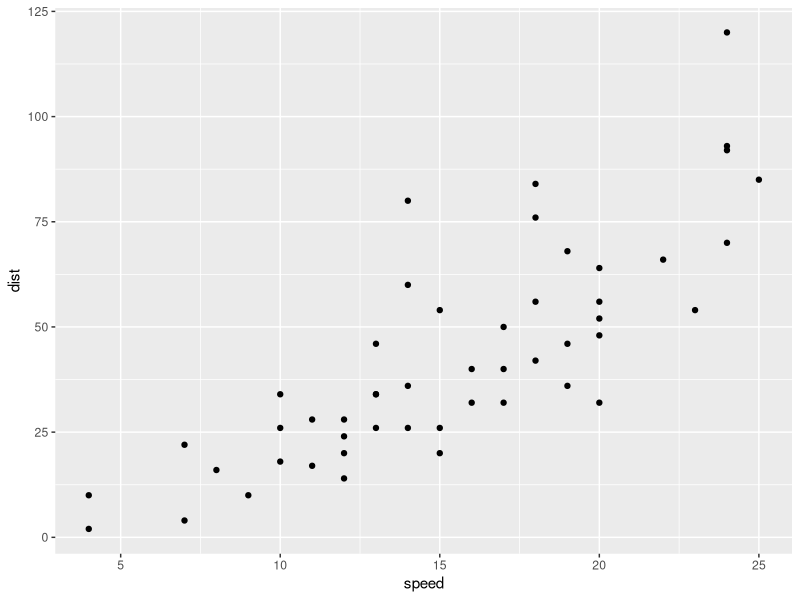
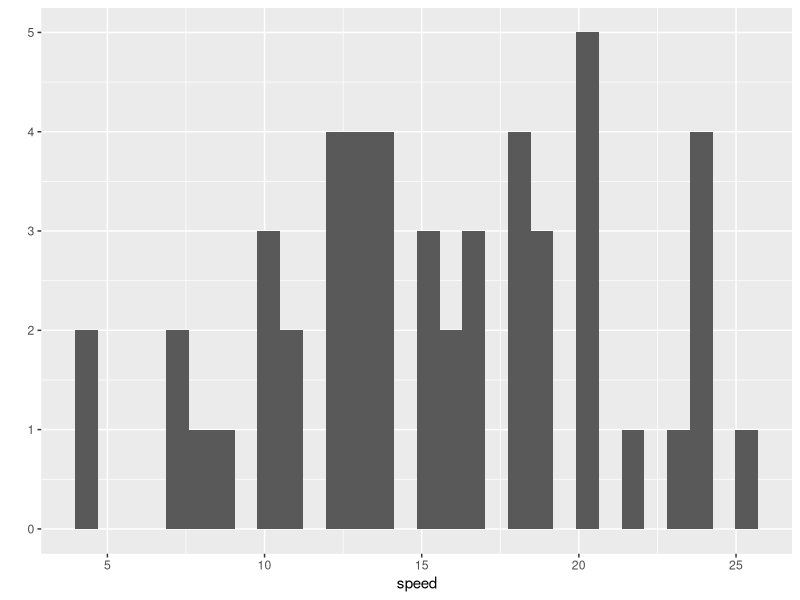
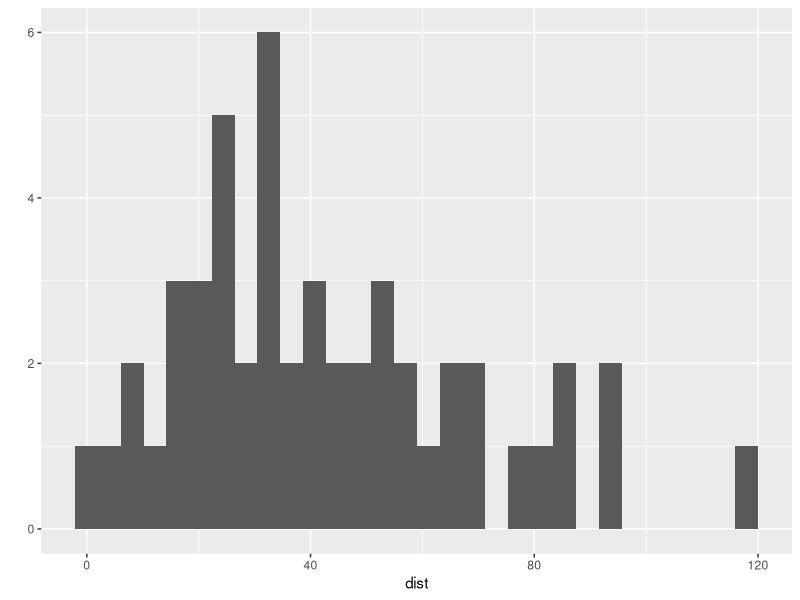

R code for these plots, in order:
## ---- chunk 1
knitr::opts_chunk$set(echo=FALSE,
                      message=FALSE,
                      fig.width=4, fig.height=3)
# include=FALSE (do not evaluate the chunk)
# warning=FALSE (do not print warnings for functions)
## ---- chunk 2
library(ggplot2)
qplot (speed, dist, data = cars)
## ---- chunk 3
head (cars)
## ---- chunk 4
library(ggplot2)
qplot (speed, data = cars)
## ---- chunk 5
library(ggplot2)
qplot (dist, data = cars)
